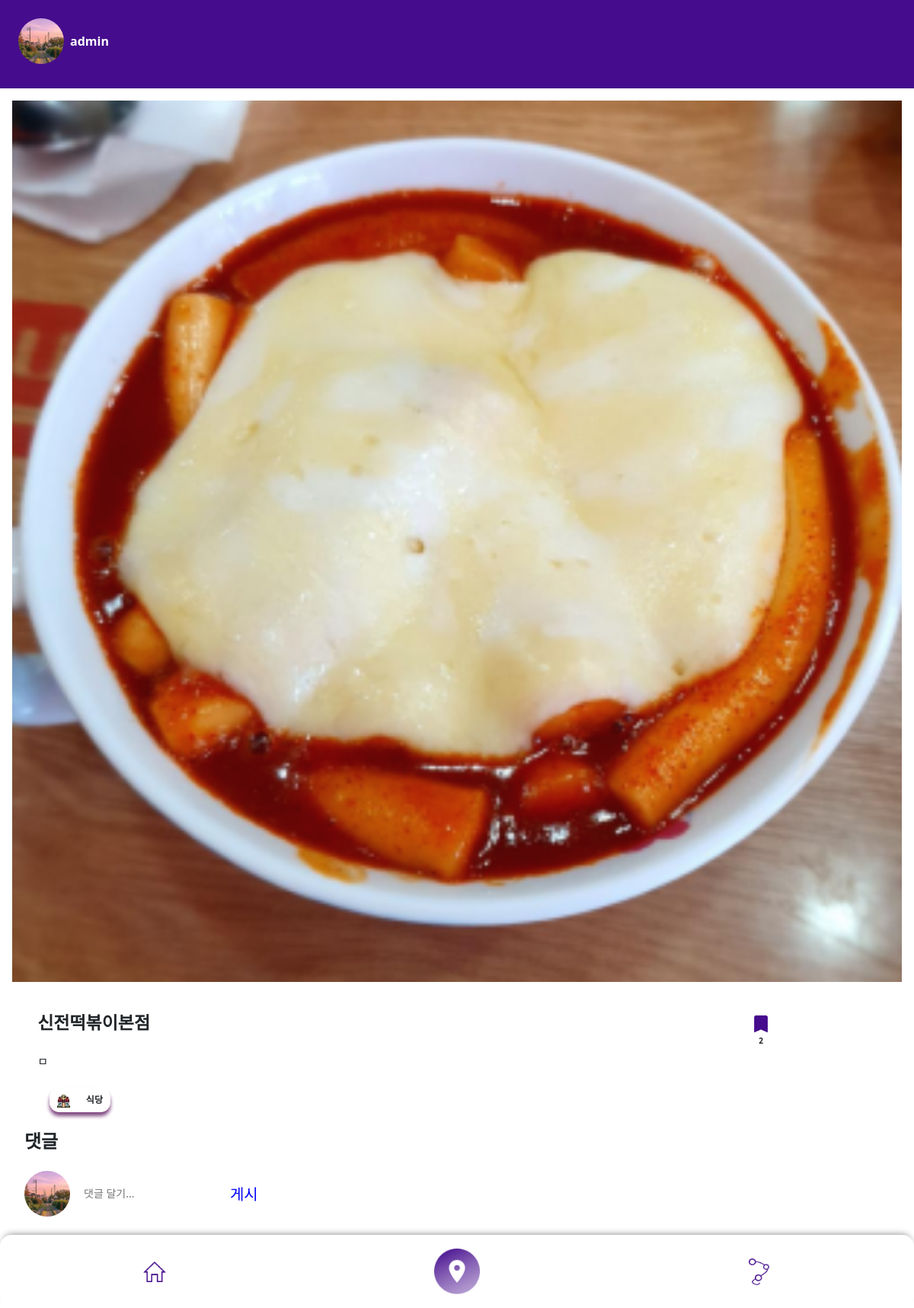
Page /detail/6 (signed in) on the committed database.
### main/models.py (models this page shows, shortened)
class Place(models.Model):
    author=models.ForeignKey(User, on_delete=models.CASCADE, null=True)
    name=models.CharField(max_length=50)
    img=models.ImageField(null=True, blank=True)
    scrap_cnt=models.IntegerField(default=0)
    address=models.CharField(max_length=100)
    description=models.TextField(null=True, blank=True)
    category=models.CharField(max_length=20,null=True)
    hashtag=models.ForeignKey(HashRecommend, on_delete=models.CASCADE, null=True, blank=True)
    lat=models.FloatField()
    lng=models.FloatField()
    course=models.ForeignKey(Course, on_delete=models.CASCADE, null=True, blank=True, related_name="place")
    scrapper=models.ManyToManyField(User, blank=True, related_name="placescrap")

### account/models.py (models this page shows)
class User(AbstractUser):
    profile_img=models.ImageField()

### main/views.py (the view)
# urls.py: path('detail/<int:place_id>', views.detail, name="detail"),
def detail(request, place_id):
    place = Place.objects.get(pk=place_id)
    if request.method == 'POST':
        comment = request.POST['text']
        if (comment is not None) and (comment != ""):
            PlaceComment.objects.create(author=request.user, text=comment, place=place)
    return render(request, 'detail.html', {'place':place})

### main/templates/detail.html (shortened to what this page needs)
{% load static %}
<!DOCTYPE html>
<html lang="en">
<head>
    <link rel="stylesheet" href="{% static 'css/style.css' %}" />
    <link href="https://cdn.jsdelivr.net/npm/bootstrap@5.2.1/dist/css/bootstrap.min.css" rel="stylesheet">
</head>
<body>
    <div class="d-flex justify-content-start ap-writer-box ps-4 pe-2 align-items-center">
        <img class="circle-img" style="height:60px;" src="{{ place.author.profile_img.url }}">
        <div class="writer"><p style="margin:0; font-weight:bold; color: white;">{{ place.author }}</p></div>
    </div>
    <section class="posting-total-box mt-3">
        <div id="carouselExampleControls" class="carousel slide carousel-box p-3 pt-0" data-bs-ride="carousel">
            <div class="carousel-inner">
                <div class="carousel-item active d-flex justify-content-center">
                    <img class="carousel-img w-100 h-100" src="{{ place.img.url }}" class="d-block w-100">
                </div>
            </div>
        </div>
        <div class="text-box d-flex flex-column justify-content-center align-items-center">
            <div class="container align-items-center m-0">
                <div class="row mt-4 mr-5 d-flex justify-content-start">
                    <h1 class="text-title col-9 p-0 mb-0 align-items-center"><span>{{ place.name }}</span></h1>
                    <div id="liveToastBtn" class="save-box col-2">
                        {% if place in user.placescrap.all %}
                        <div class="d-flex align-items-center justify-content-center"><img style="width: 30px; height: 30px;" class="save-img row" id="scrap-btn-full" src="{% static 'img/full-scrap.png' %}"></div>
                        <div class="d-flex align-items-center justify-content-center"><p class="save-text row" id="scrap">{{ place.scrap_cnt }}</p></div>
                        {% endif %}
                    </div>
                </div>
                <div class="toast-container position-fixed bottom-20 end-0 p-3">
                </div>
                <div class="text-content row mb-2">
                    {{place.description|linebreaks}}
                </div>
                <div class="row">
                    <div class="type-box col-3 d-flex p-0">
                        {% if place.category == "자연" %}
                        <span><img src="{% static 'img/category-nature.png' %}"></span>
                        {% elif place.category == "카페" %}
                        <span><img src="{% static 'img/category-cafe.png' %}"></span>
                        {% elif place.category == "식당" %}
                        <span><img src="{% static 'img/category-cafeteria.png' %}"></span>
                        {% elif place.category == "여가/활동" %}
                        <span><img src="{% static 'img/category-activity.png' %}"></span>
                        {% else %}
                        <span><img src="{% static 'img/category-nature.png' %}"></span>
                        {% endif %}
                        <span class="type-text">{{place.category}}</span>
                    </div>
                </div>
            </div>
        </div>
    </section>
    <div class="comment-card pt-4 mb-5">
        <h4 class="pb-3" style="font-weight: bold;">댓글</h4>
        <div class="comment-box">
            <img class="comment-img" src="{{ user.profile_img.url }}">
            <form style="display: flex;" action="" method="post">
                <div class="comment-writer" style="padding-top:1rem;">
                    <input style="color:gray; margin:0; border: 0px;" id="text" name="text" placeholder="댓글 달기...">
                </div>
                <div>
                    <input class="comment-post" type="submit" value="게시">
                </div>
            </form>
        </div>
    </div>
    <div class="footer-list">
        <span class="footer-icon"><a href="{% url 'main' %}"><img style="width:30px; height:27px;" src="{% static 'img/active-home.png' %}"></a></span>
        <span class="footer-icon"><a href="{% url 'setcourse' %}"><img style="width:60px; height:60px;" src="{% static 'img/active-location.png' %}"></a></span>
        <span class="footer-icon"><a href="{% url 'otherscourse' %}"><img style="width:27px; height:35px;" src="{% static 'img/active-course.png' %}"></a></span>
    </div>
</body>
</html>

### main/static/css/style.css (style rules this page uses)
.circle-img { width: 60px; height: 60px; border-radius: 30px 30px 30px 30px / 30px 30px 30px 30px; border: #450C8D; }
.footer-list { background-color:white; position:fixed; bottom:0; left:0; right:0; height:6rem; width:100vw; display:flex; justify-content:space-between; align-items:center; padding: 0; border-radius:15px; box-shadow:0px -5px 10px -5px gray; padding:0 0.5rem; }
.footer-icon { width:33%; display:flex; justify-content:center; }
.ap-writer-box { display:flex; align-items: center; background-image: url('/static/img/header-ap.png'); background-size: cover; background-repeat: no-repeat; padding-top: 1.5rem; padding-bottom: 2rem }
.writer { margin-left:0.5rem; }
.carousel-box { padding:1rem 2rem 2rem 2rem; width:100%; }
.text-box { margin-left:2.4rem; }
.text-title { font-size:22.96px; font-weight:bold; padding-top:0; }
.text-content { font-size:15px; padding-top:0.5rem; }
.text-content > p { padding-left: 0px; }
.save-box { padding-left:10rem; }
.save-img { height:1.5rem; }
.save-text { font-weight:bold; font-weight:10px; margin:0; font-size:10px; }
.type-box { border-radius:13px !important; display:flex !important; align-items:center !important; justify-content:space-around !important; padding:0 1rem !important; width:5rem !important; height:2rem !important; box-shadow:0px 5px 5px rgb(129, 72, 129) !important; margin-left:1rem!important; }
.type-text { margin:0; font-size:12px; font-weight:bold; }
.comment-card { padding:2rem; padding-top:5rem; padding-bottom:4.5rem; }
.comment-box { display:flex; flex-direction: row; }
.comment-img { width: 60px; height:60px; padding:0; border-radius: 30px 30px 30px 30px / 30px 30px 30px 30px; }
.comment-writer { margin-left:0.5rem; padding-left:0.5rem; width: 60%; }
.comment-post { color:blue; font-size:20px; margin:0; padding-top:1rem; padding-left:1rem; border: 0px; background-color: white; }
.posting-total-box { margin-top:2rem; padding-left:0; }
.carousel-img { height:300px; width:300px; }
.active { display:flex; }
input::placeholder { font-size:14px; }

### rows in the picture
Place: author.profile_img (picture), author "admin", img (picture), name "신전떡볶이본점", scrap_cnt "2", description "ㅁ", category "식당"
User: profile_img (picture)
